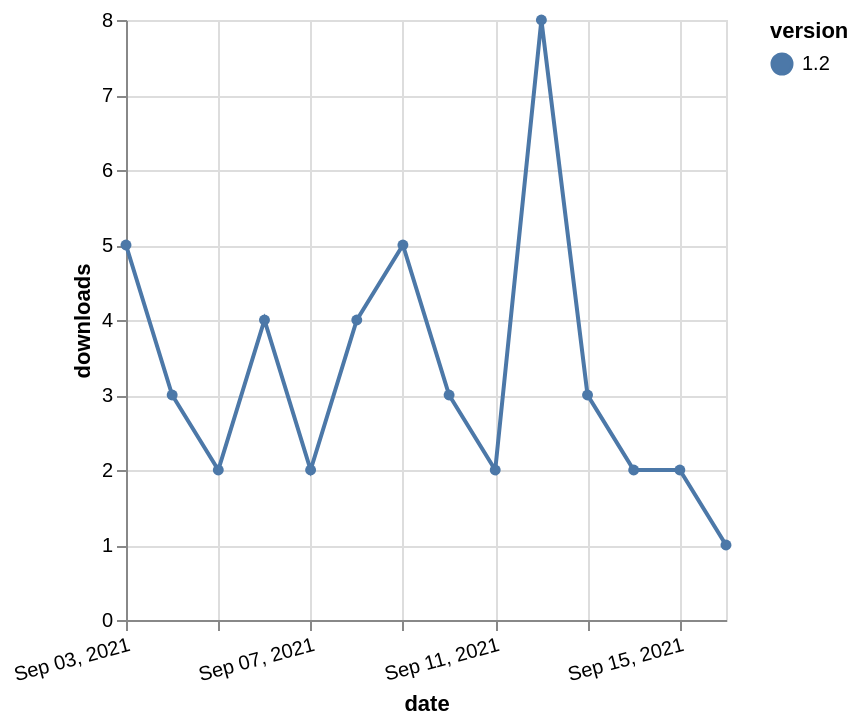

The Vega-Lite source for this figure:
### Vega-Lite specification from a JSON file in a GitHub repository (floating-point values rounded to 4 significant figures)
{"$schema": "https://vega.github.io/schema/vega-lite/v5.json", "description": "A simple bar chart with embedded data.", "data": {"values": [{"date": "2021-09-03", "total": 3230, "delta": 5, "version": "1.2"}, {"date": "2021-09-04", "total": 3233, "delta": 3, "version": "1.2"}, {"date": "2021-09-05", "total": 3235, "delta": 2, "version": "1.2"}, {"date": "2021-09-06", "total": 3239, "delta": 4, "version": "1.2"}, {"date": "2021-09-07", "total": 3241, "delta": 2, "version": "1.2"}, {"date": "2021-09-08", "total": 3245, "delta": 4, "version": "1.2"}, {"date": "2021-09-09", "total": 3250, "delta": 5, "version": "1.2"}, {"date": "2021-09-10", "total": 3253, "delta": 3, "version": "1.2"}, {"date": "2021-09-11", "total": 3255, "delta": 2, "version": "1.2"}, {"date": "2021-09-12", "total": 3263, "delta": 8, "version": "1.2"}, {"date": "2021-09-13", "total": 3266, "delta": 3, "version": "1.2"}, {"date": "2021-09-14", "total": 3268, "delta": 2, "version": "1.2"}, {"date": "2021-09-15", "total": 3270, "delta": 2, "version": "1.2"}, {"date": "2021-09-16", "total": 3271, "delta": 1, "version": "1.2"}]}, "width": "container", "mark": {"type": "line", "point": {"filled": true}}, "encoding": {"x": {"field": "date", "type": "temporal", "timeUnit": "yearmonthdate", "title": "date", "axis": {"labelAngle": -15}}, "y": {"field": "delta", "type": "quantitative", "title": "downloads"}, "color": {"field": "version", "type": "nominal"}, "tooltip": {"field": "delta"}}}
